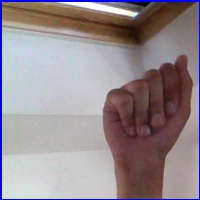
#> input picture datasets/asl_alphabet/asl_alphabet_train/asl_alphabet_train/A/A1005.jpg, 200 x 200 px, found by its file name; its folder holds only this picture in this run
$ python 02_eda_analysis.py
#> lines starting #> are read from the running program, lines starting #| are printed output that depends on the picture
"""
=============================================================
UGANDA SIGN LANGUAGE — EDA & VISUALIZATION (Script 02)
=============================================================
Performs full Exploratory Data Analysis on collected datasets:
  - Class distribution plots
  - PCA  2D/3D scatter
  - t-SNE scatter
  - UMAP scatter  (if umap-learn installed, else skipped gracefully)
  - Cluster quality metrics
  - Anomaly detection heatmap
  - Sample landmark visualisations

Run after collecting data:
  python3 02_eda_analysis.py --mode alphabet
  python3 02_eda_analysis.py --mode numbers
  python3 02_eda_analysis.py --mode both
=============================================================
"""

import numpy as np
import matplotlib
matplotlib.use("Agg")          # headless / file output
import matplotlib.pyplot as plt
import matplotlib.patches as mpatches
import matplotlib.gridspec as gridspec
from matplotlib.colors import ListedColormap
import os
import json
import argparse
from pathlib import Path
from collections import Counter

from sklearn.decomposition import PCA
from sklearn.manifold import TSNE
from sklearn.preprocessing import LabelEncoder, StandardScaler
from sklearn.cluster import KMeans, DBSCAN
from sklearn.metrics import silhouette_score, davies_bouldin_score
from sklearn.ensemble import IsolationForest
from sklearn.covariance import EllipticEnvelope

try:
    import umap
    UMAP_AVAILABLE = True
except ImportError:
    UMAP_AVAILABLE = False

DATA_DIR    = Path("data")
REPORT_DIR  = Path("reports/eda")
REPORT_DIR.mkdir(parents=True, exist_ok=True)

PALETTE = plt.cm.tab20.colors


# ── Helpers ────────────────────────────────────────────────────────────────

def load_dataset(base_dir: Path):
    """Load all *_landmarks.npy files under base_dir, return X, y arrays."""
    X_list, y_list = [], []
    for cls_dir in sorted(base_dir.iterdir()):
        if not cls_dir.is_dir():
            continue
        for f in cls_dir.glob("*_landmarks.npy"):
            arr = np.load(f)
            label = f.stem.replace("_landmarks", "")
            X_list.append(arr)
            y_list.extend([label] * len(arr))
    if not X_list:
        return None, None
    return np.vstack(X_list), np.array(y_list)


def load_images(base_dir: Path, label):
    """Load thumbnail images for a class."""
    for cls_dir in base_dir.iterdir():
        if cls_dir.is_dir():
            f = cls_dir / f"{label}_images.npy"
            if f.exists():
                return np.load(f)
    return None


# ── EDA Functions ──────────────────────────────────────────────────────────

def plot_class_distribution(y, title, save_path):
    counts = Counter(y)
    labels = sorted(counts.keys())
    values = [counts[l] for l in labels]

    fig, ax = plt.subplots(figsize=(max(12, len(labels) * 0.5), 5))
    bars = ax.bar(labels, values,
                  color=[PALETTE[i % 20] for i in range(len(labels))],
                  edgecolor="white", linewidth=0.5)
    ax.set_title(f"Class Distribution — {title}", fontsize=14, fontweight="bold")
    ax.set_xlabel("Class")
    ax.set_ylabel("Sample Count")
    ax.axhline(np.mean(values), color="red", linestyle="--", alpha=0.6,
               label=f"Mean = {np.mean(values):.1f}")
    ax.legend()
    for bar, val in zip(bars, values):
        ax.text(bar.get_x() + bar.get_width() / 2, bar.get_height() + 0.5,
                str(val), ha="center", va="bottom", fontsize=8)
    plt.tight_layout()
    fig.savefig(save_path, dpi=150)
    plt.close(fig)
    print(f"  ✓ Class distribution → {save_path}")


def plot_feature_stats(X, title, save_path):
    fig, axes = plt.subplots(1, 3, figsize=(15, 4))
    # mean per feature
    axes[0].plot(X.mean(axis=0), color="steelblue")
    axes[0].fill_between(range(X.shape[1]),
                         X.mean(0) - X.std(0),
                         X.mean(0) + X.std(0),
                         alpha=0.3, color="steelblue")
    axes[0].set_title("Feature Mean ± Std")
    axes[0].set_xlabel("Feature Index")
    # variance
    axes[1].bar(range(X.shape[1]), X.var(axis=0), color="coral", alpha=0.7)
    axes[1].set_title("Feature Variance")
    axes[1].set_xlabel("Feature Index")
    # correlation matrix (sampled)
    if X.shape[1] <= 63:
        im = axes[2].imshow(np.corrcoef(X.T), cmap="coolwarm",
                            vmin=-1, vmax=1, aspect="auto")
        plt.colorbar(im, ax=axes[2])
        axes[2].set_title("Feature Correlation Matrix")
    else:
        axes[2].text(0.5, 0.5, "Too many features\nfor corr matrix",
                     ha="center", va="center")
    fig.suptitle(f"Feature Statistics — {title}", fontsize=13, fontweight="bold")
    plt.tight_layout()
    fig.savefig(save_path, dpi=150)
    plt.close(fig)
    print(f"  ✓ Feature stats → {save_path}")


def plot_pca(X, y, le, title, save_path_2d, save_path_3d=None):
    scaler = StandardScaler()
    Xs = scaler.fit_transform(X)
    pca = PCA(n_components=min(3, X.shape[1]))
    Xp = pca.fit_transform(Xs)
    unique_labels = np.unique(y)
    colors = {l: PALETTE[i % 20] for i, l in enumerate(unique_labels)}

    # 2D
    fig, ax = plt.subplots(figsize=(10, 8))
    for label in unique_labels:
        mask = y == label
        ax.scatter(Xp[mask, 0], Xp[mask, 1], c=[colors[label]],
                   label=label, alpha=0.6, s=20, edgecolors="none")
    ax.set_xlabel(f"PC1 ({pca.explained_variance_ratio_[0]*100:.1f}%)")
    ax.set_ylabel(f"PC2 ({pca.explained_variance_ratio_[1]*100:.1f}%)")
    ax.set_title(f"PCA 2D — {title}")
    ax.legend(bbox_to_anchor=(1.05, 1), loc="upper left", fontsize=7,
              ncol=2, markerscale=1.5)
    plt.tight_layout()
    fig.savefig(save_path_2d, dpi=150)
    plt.close(fig)
    print(f"  ✓ PCA 2D → {save_path_2d}")

    # Scree plot
    pca_full = PCA().fit(Xs)
    fig, ax = plt.subplots(figsize=(8, 4))
    cumvar = np.cumsum(pca_full.explained_variance_ratio_)
    ax.bar(range(1, min(21, len(cumvar)+1)),
           pca_full.explained_variance_ratio_[:20],
           color="steelblue", alpha=0.7, label="Individual")
    ax.plot(range(1, min(21, len(cumvar)+1)),
            cumvar[:20], "ro-", label="Cumulative")
    ax.axhline(0.95, linestyle="--", color="green", label="95% threshold")
    ax.set_title(f"PCA Scree Plot — {title}")
    ax.set_xlabel("Principal Component")
    ax.set_ylabel("Explained Variance Ratio")
    ax.legend()
    plt.tight_layout()
    scree_path = str(save_path_2d).replace("pca_2d", "pca_scree")
    fig.savefig(scree_path, dpi=150)
    plt.close(fig)
    print(f"  ✓ PCA Scree → {scree_path}")

    return Xp


def plot_tsne(X, y, title, save_path, perplexity=30):
    scaler = StandardScaler()
    Xs = scaler.fit_transform(X)
    # Reduce first with PCA for speed
    n_pca = min(50, Xs.shape[1], Xs.shape[0]-1)
    Xr = PCA(n_components=n_pca).fit_transform(Xs)
    tsne = TSNE(n_components=2, perplexity=min(perplexity, len(X)-1),
                random_state=42, max_iter=1000)
    Xt = tsne.fit_transform(Xr)
    unique_labels = np.unique(y)
    colors = {l: PALETTE[i % 20] for i, l in enumerate(unique_labels)}

    fig, ax = plt.subplots(figsize=(10, 8))
    for label in unique_labels:
        mask = y == label
        ax.scatter(Xt[mask, 0], Xt[mask, 1], c=[colors[label]],
                   label=label, alpha=0.65, s=22, edgecolors="none")
    ax.set_title(f"t-SNE — {title}")
    ax.set_xlabel("t-SNE Dim 1")
    ax.set_ylabel("t-SNE Dim 2")
    ax.legend(bbox_to_anchor=(1.05, 1), loc="upper left", fontsize=7,
              ncol=2, markerscale=1.5)
    plt.tight_layout()
    fig.savefig(save_path, dpi=150)
    plt.close(fig)
    print(f"  ✓ t-SNE → {save_path}")
    return Xt


def plot_umap(X, y, title, save_path):
    if not UMAP_AVAILABLE:
        print("  ⚠ UMAP not installed (pip install umap-learn) — skipping")
        return
    scaler = StandardScaler()
    Xs = scaler.fit_transform(X)
    reducer = umap.UMAP(n_components=2, random_state=42)
    Xu = reducer.fit_transform(Xs)
    unique_labels = np.unique(y)
    colors = {l: PALETTE[i % 20] for i, l in enumerate(unique_labels)}

    fig, ax = plt.subplots(figsize=(10, 8))
    for label in unique_labels:
        mask = y == label
        ax.scatter(Xu[mask, 0], Xu[mask, 1], c=[colors[label]],
                   label=label, alpha=0.65, s=22)
    ax.set_title(f"UMAP — {title}")
    ax.legend(bbox_to_anchor=(1.05, 1), loc="upper left", fontsize=7, ncol=2)
    plt.tight_layout()
    fig.savefig(save_path, dpi=150)
    plt.close(fig)
    print(f"  ✓ UMAP → {save_path}")


def cluster_analysis(X, y, title, save_path):
    scaler = StandardScaler()
    Xs = scaler.fit_transform(X)
    Xr = PCA(n_components=min(20, Xs.shape[1])).fit_transform(Xs)
    n_classes = len(np.unique(y))

    # K-Means with varying k
    k_range = range(2, min(n_classes + 3, 15))
    sil_scores, db_scores, inertias = [], [], []
    for k in k_range:
        km = KMeans(n_clusters=k, random_state=42, n_init=10)
        preds = km.fit_predict(Xr)
        sil_scores.append(silhouette_score(Xr, preds))
        db_scores.append(davies_bouldin_score(Xr, preds))
        inertias.append(km.inertia_)

    fig, axes = plt.subplots(1, 3, figsize=(15, 4))
    axes[0].plot(list(k_range), sil_scores, "bo-")
    axes[0].axvline(n_classes, color="red", linestyle="--",
                    label=f"True k={n_classes}")
    axes[0].set_title("Silhouette Score")
    axes[0].set_xlabel("k")
    axes[0].legend()

    axes[1].plot(list(k_range), db_scores, "ro-")
    axes[1].axvline(n_classes, color="blue", linestyle="--",
                    label=f"True k={n_classes}")
    axes[1].set_title("Davies-Bouldin Score (lower=better)")
    axes[1].set_xlabel("k")
    axes[1].legend()

    axes[2].plot(list(k_range), inertias, "gs-")
    axes[2].set_title("KMeans Inertia (Elbow)")
    axes[2].set_xlabel("k")

    fig.suptitle(f"Cluster Quality — {title}", fontsize=13, fontweight="bold")
    plt.tight_layout()
    fig.savefig(save_path, dpi=150)
    plt.close(fig)
    print(f"  ✓ Cluster analysis → {save_path}")

    # Best silhouette
    best_k = list(k_range)[np.argmax(sil_scores)]
    return {"best_k": best_k, "best_silhouette": max(sil_scores)}


def anomaly_detection(X, y, title, save_path):
    scaler = StandardScaler()
    Xs = scaler.fit_transform(X)
    Xr = PCA(n_components=min(10, Xs.shape[1])).fit_transform(Xs)

    iso = IsolationForest(contamination=0.05, random_state=42)
    anomaly_labels = iso.fit_predict(Xr)  # -1 = anomaly

    n_anomalies = (anomaly_labels == -1).sum()
    anomaly_rate = n_anomalies / len(Xr) * 100

    # Plot anomaly scores per class
    scores = iso.decision_function(Xr)
    unique_labels = np.unique(y)
    class_scores = {l: scores[y == l] for l in unique_labels}

    fig, axes = plt.subplots(1, 2, figsize=(14, 5))
    axes[0].boxplot([class_scores[l] for l in unique_labels],
                    labels=unique_labels, patch_artist=True,
                    medianprops=dict(color="red"))
    axes[0].axhline(0, color="orange", linestyle="--", label="Decision boundary")
    axes[0].set_title("Anomaly Scores per Class")
    axes[0].set_xlabel("Class")
    axes[0].set_ylabel("Anomaly Score")
    axes[0].tick_params(axis="x", rotation=45)

    axes[1].hist(scores, bins=40, color="steelblue", edgecolor="white")
    axes[1].axvline(0, color="red", linestyle="--",
                    label=f"Anomalies: {n_anomalies} ({anomaly_rate:.1f}%)")
    axes[1].set_title("Anomaly Score Distribution")
    axes[1].set_xlabel("Anomaly Score")
    axes[1].legend()

    fig.suptitle(f"Anomaly Detection — {title}", fontsize=13, fontweight="bold")
    plt.tight_layout()
    fig.savefig(save_path, dpi=150)
    plt.close(fig)
    print(f"  ✓ Anomaly detection → {save_path} ({n_anomalies} anomalies = {anomaly_rate:.1f}%)")

    return {"n_anomalies": int(n_anomalies), "anomaly_rate": anomaly_rate}


def run_eda(mode: str):
    if mode in ("alphabet", "both"):
        alpha_dir = DATA_DIR / "alphabets"
        if alpha_dir.exists():
            print("\n" + "─" * 50)
            print("  EDA: ALPHABET dataset")
            print("─" * 50)
            X, y = load_dataset(alpha_dir)
            if X is not None:
                _run_full_eda(X, y, "Alphabet", REPORT_DIR / "alphabet")
            else:
                print("  ⚠ No alphabet data found. Run 01_collect_dataset.py first.")
        else:
            print("  ⚠ data/alphabets/ not found. Generating synthetic demo data...")
            X, y = generate_synthetic(list("ABCDE"), 50)
            _run_full_eda(X, y, "Alphabet (synthetic)", REPORT_DIR / "alphabet")

    if mode in ("numbers", "both"):
        num_dir = DATA_DIR / "numbers"
        if num_dir.exists():
            print("\n" + "─" * 50)
            print("  EDA: NUMBERS dataset")
            print("─" * 50)
            X, y = load_dataset(num_dir)
            if X is not None:
                _run_full_eda(X, y, "Numbers", REPORT_DIR / "numbers")
            else:
                print("  ⚠ No numbers data found.")
        else:
            print("  ⚠ data/numbers/ not found. Generating synthetic demo data...")
            X, y = generate_synthetic([str(i) for i in range(1, 6)], 50)
            _run_full_eda(X, y, "Numbers (synthetic)", REPORT_DIR / "numbers")


def generate_synthetic(classes, n_per_class):
    """Generate fake landmark data for demo/testing purposes."""
    np.random.seed(42)
    X_list, y_list = [], []
    for i, cls in enumerate(classes):
        center = np.random.randn(63) * 0.5 + i * 0.3
        samples = center + np.random.randn(n_per_class, 63) * 0.15
        X_list.append(samples)
        y_list.extend([cls] * n_per_class)
    return np.vstack(X_list), np.array(y_list)


def _run_full_eda(X, y, title, out_dir):
    out_dir.mkdir(parents=True, exist_ok=True)
    le = LabelEncoder()
    y_enc = le.fit_transform(y)

    print(f"\n  Dataset shape : {X.shape}")
    print(f"  Classes       : {sorted(np.unique(y))}")
    print(f"  Total samples : {len(y)}")

    stats = {
        "shape": list(X.shape),
        "n_classes": int(len(np.unique(y))),
        "classes": sorted(np.unique(y).tolist()),
    }

    plot_class_distribution(y, title, out_dir / "01_class_distribution.png")
    plot_feature_stats(X, title, out_dir / "02_feature_stats.png")
    plot_pca(X, y, le, title,
             out_dir / "03_pca_2d.png",
             out_dir / "04_pca_3d.png")
    plot_tsne(X, y, title, out_dir / "05_tsne.png")
    plot_umap(X, y, title, out_dir / "06_umap.png")
    cluster_stats = cluster_analysis(X, y, title, out_dir / "07_cluster_quality.png")
    anomaly_stats = anomaly_detection(X, y, title, out_dir / "08_anomaly_detection.png")

    stats.update(cluster_stats)
    stats.update(anomaly_stats)

    with open(out_dir / "eda_stats.json", "w") as fh:
        json.dump(stats, fh, indent=2)
    print(f"\n  📊 EDA complete! Reports saved to: {out_dir}")


def main():
    parser = argparse.ArgumentParser()
    parser.add_argument("--mode", choices=["alphabet", "numbers", "both"],
                        default="both")
    args = parser.parse_args()
    run_eda(args.mode)
#> (the call stopped at in plot_umap, `reducer = umap.UMAP(n_components=2, random_state=42)`: umap is not available in this run)
#> (the call stopped at in plot_umap, `reducer = umap.UMAP(n_components=2, random_state=42)`: umap is not available in this run)
    print("\n✅ EDA finished. Check reports/eda/ for all plots.")


if __name__ == "__main__":
    main()


import os    #ets pyhon interact with folders and files
import cv2   #cv library for reading images
import numpy as np    #used for numerical operations, arrays, matrices,math. statistics etc...
import pandas as pd   #storing data in tables
import matplotlib.pyplot as plt  #for ploting graphs and visualization
import seaborn as sns #''tion''ploting & visualiza
from tqdm import tqdm   #adds a progress bar when looping through files
from sklearn.decomposition import PCA    #tool for dimension reduction
from sklearn.cluster import KMeans  #for clustering
from sklearn.manifold import TSNE   #advanced visualization

DATASET_PATH = "asl_alphabet_train/asl_alphabet_train"

classes = os.listdir(DATASET_PATH)    #reads all folder names

data = []  #empty list to store extracted data

print("Scanning dataset...")    #progress message

for label in tqdm(classes):    #loop through each class folder
    folder = os.path.join(DATASET_PATH, label)  #creates path to the folder
    for imgname in os.listdir(folder):   #loops through every image inside the class
        path = os.path.join(folder, imgname)    #full path to an image

        img = cv2.imread(path)    #loads image in an array
#> img is the input picture: shape (200, 200, 3); mean B, G, R 144.3, 138.9, 150
        if img is None:      #if broken or unreadable, skip
            continue

        h,w,_ = img.shape    #extracts height and width and channels, ignores _
#> h = 200; w = 200
        mean = img.mean()  #average imagge brightness
#> mean = 144.4
        std = img.std()     #pixel intensity variation
#> std = 62.21

        data.append([label,h,w,mean,std])    #store all info. about image

df = pd.DataFrame(data,columns=["label","height","width","mean","std"])  #creates structured data tables
#> df = table of 2 rows and 5 columns

os.makedirs("outputs",exist_ok=True)   #creates the output folder if it doesnt exist


#VISUALIZATION
print("Generating plots...")  #status message

# 1 Class distribution
plt.figure()
df["label"].value_counts().plot(kind="bar")  #counts images per class
plt.title("Class Distribution")
plt.savefig("outputs/1_class_distribution.png")
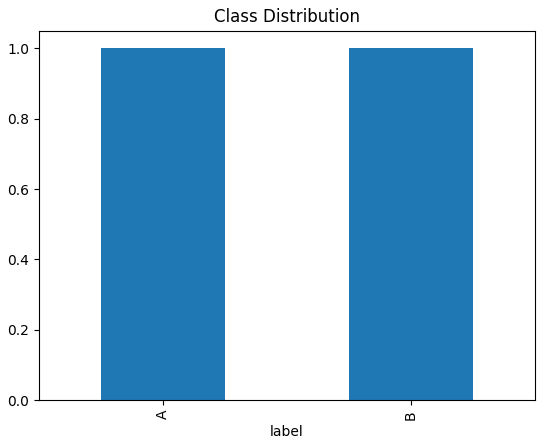
#> figure drawn by matplotlib, 1 panel

# 2 Height distribution (histogram of image height)
plt.figure()
sns.histplot(df["height"],kde=True)
plt.savefig("outputs/2_height.png")

# 3 Width distribution (histogram of image width)
plt.figure()
sns.histplot(df["width"],kde=True)
plt.savefig("outputs/3_width.png")

# 4 Mean (brighteness) pixel distribution  (shows lighting distribution)
plt.figure()
sns.histplot(df["mean"],kde=True)
plt.savefig("outputs/4_mean.png")
#> figure, not shown here; curve peaks at x = 144.7, y = 0.466

# 5 Std distribution (for contrast variability)
plt.figure()
sns.histplot(df["std"],kde=True)
plt.savefig("outputs/5_std.png")
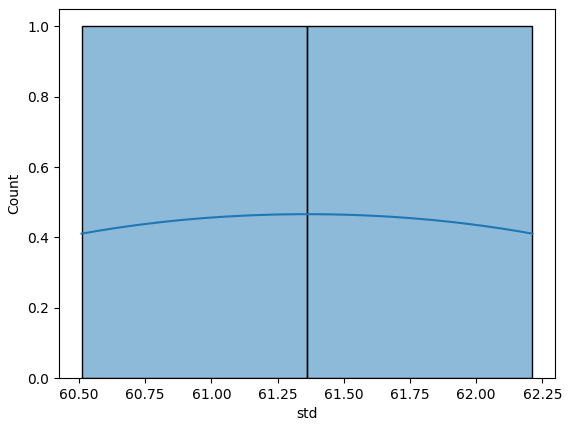
#> figure drawn by matplotlib, 1 panel; curve peaks at x = 61.36, y = 0.466

# 6 Boxplot mean per class (brightness difference between classes)
plt.figure(figsize=(12,5))
sns.boxplot(x="label",y="mean",data=df)
plt.xticks(rotation=90)
plt.savefig("outputs/6_box_mean.png")

# 7 Violin (shows spread of contrast per class)
plt.figure(figsize=(12,5))
sns.violinplot(x="label",y="std",data=df)
plt.xticks(rotation=90)
plt.savefig("outputs/7_violin_std.png")
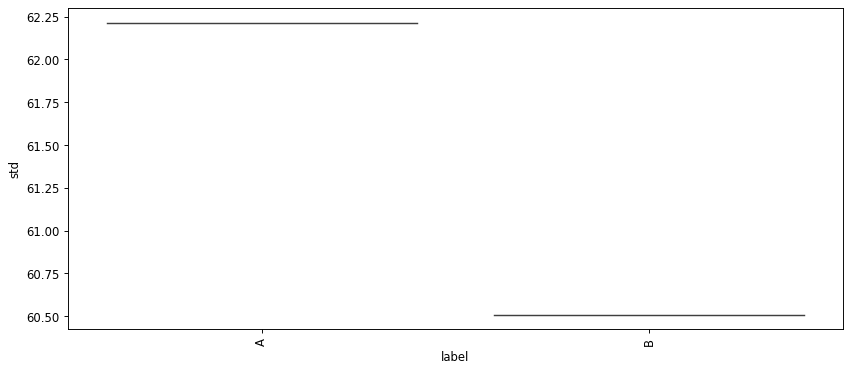
#> figure drawn by matplotlib, 1 panel

# 8 Correlation heatmap (for relationship between variables)
plt.figure()
sns.heatmap(df[["height","width","mean","std"]].corr(),annot=True)
plt.savefig("outputs/8_corr.png")
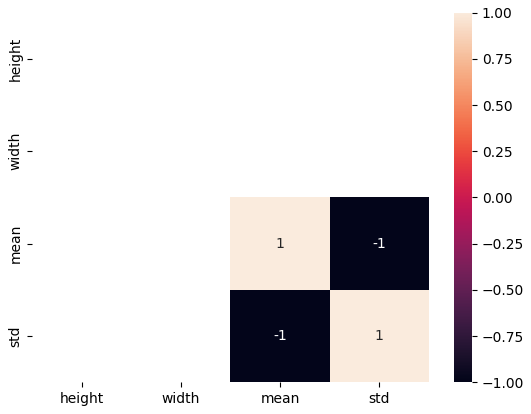
#> figure drawn by matplotlib, 2 panels

# 9 Scatter mean vs std (mean vs std colored by class)
plt.figure()
sns.scatterplot(x="mean",y="std",hue="label",data=df,legend=False)
plt.savefig("outputs/9_scatter.png")
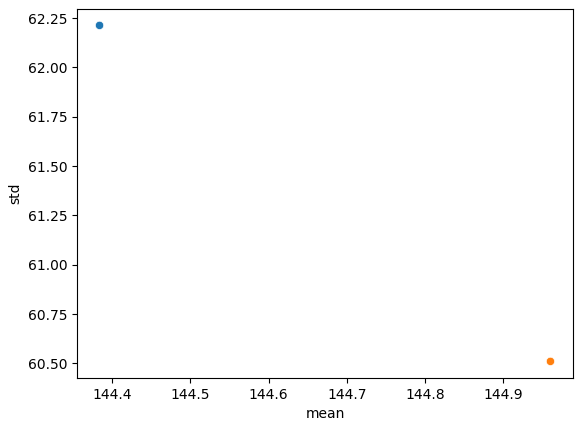
#> figure drawn by matplotlib, 1 panel

# 10 Pairplot (ploting every feature against every other feature)
sns.pairplot(df[["height","width","mean","std"]])
plt.savefig("outputs/10_pair.png")
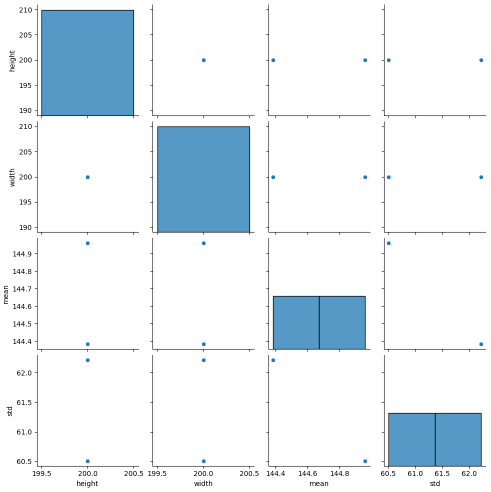
#> figure drawn by matplotlib, 16 panels

# PCA for clustering
X=df[["height","width","mean","std"]]   #selects numerical features
#> X = table of 2 rows and 4 columns
pca=PCA(n_components=2)   #reduce to 2 dimensions
X2=pca.fit_transform(X)   #transforms data into compression version
#> X2 = [[0.899, 1.13e-15], [-0.899, 1.13e-15]]

# 11 PCA plot     #vsualizes data structure in 2D
plt.figure()
plt.scatter(X2[:,0],X2[:,1])
plt.title("PCA Projection")
plt.savefig("outputs/11_pca.png")
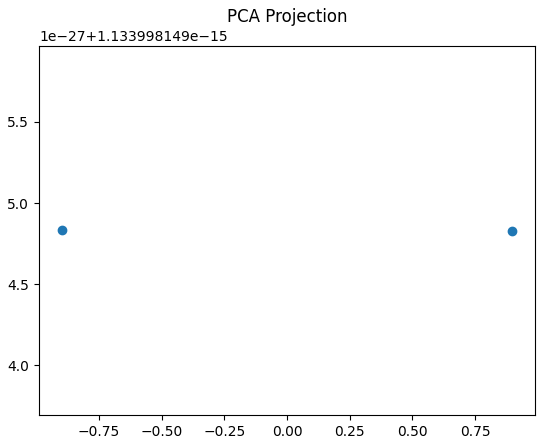
#> figure drawn by matplotlib, 1 panel

# KMeans clustering    groups images into 10 clusters
kmeans=KMeans(n_clusters=10)
#> (the run stopped early here; a loop or call above may not have finished)
